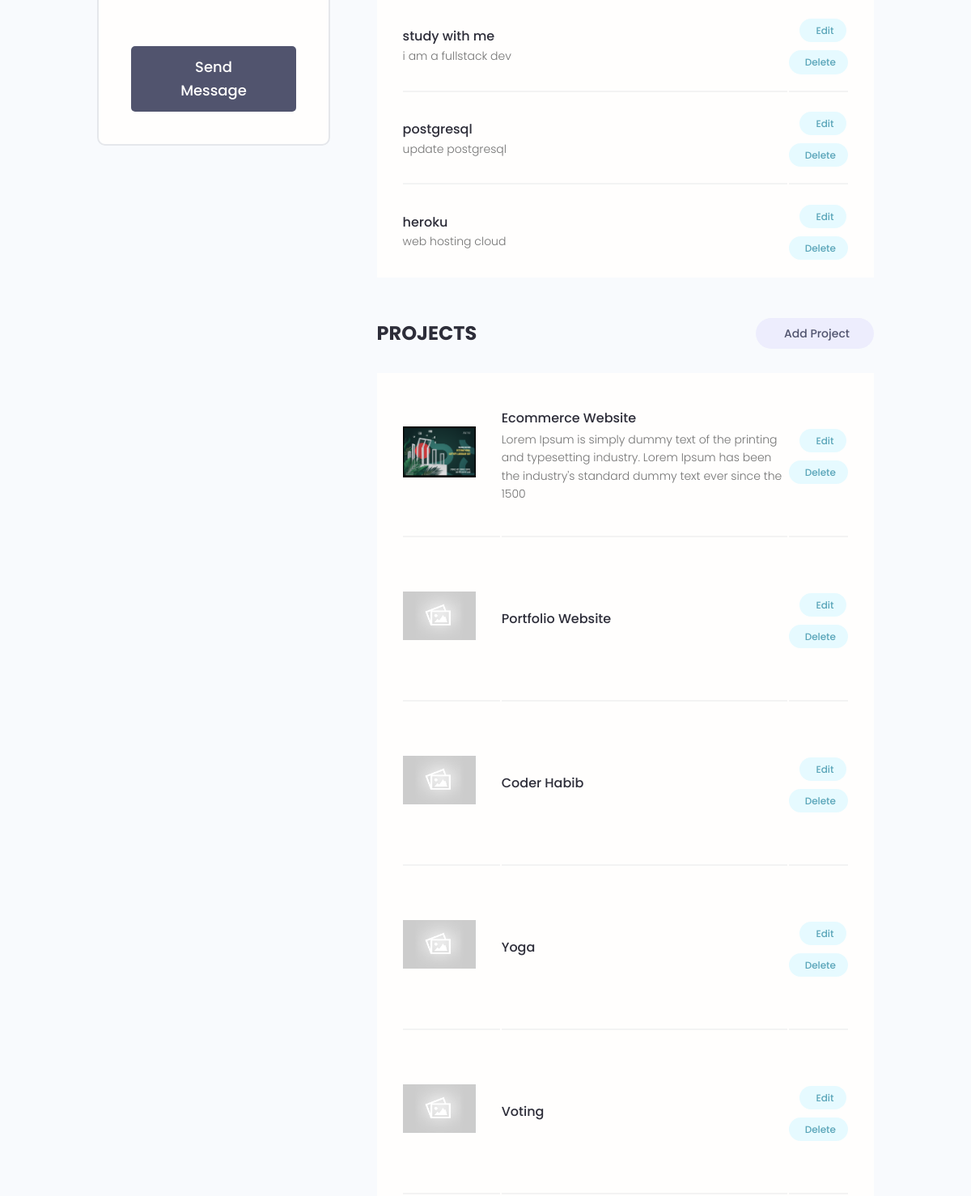
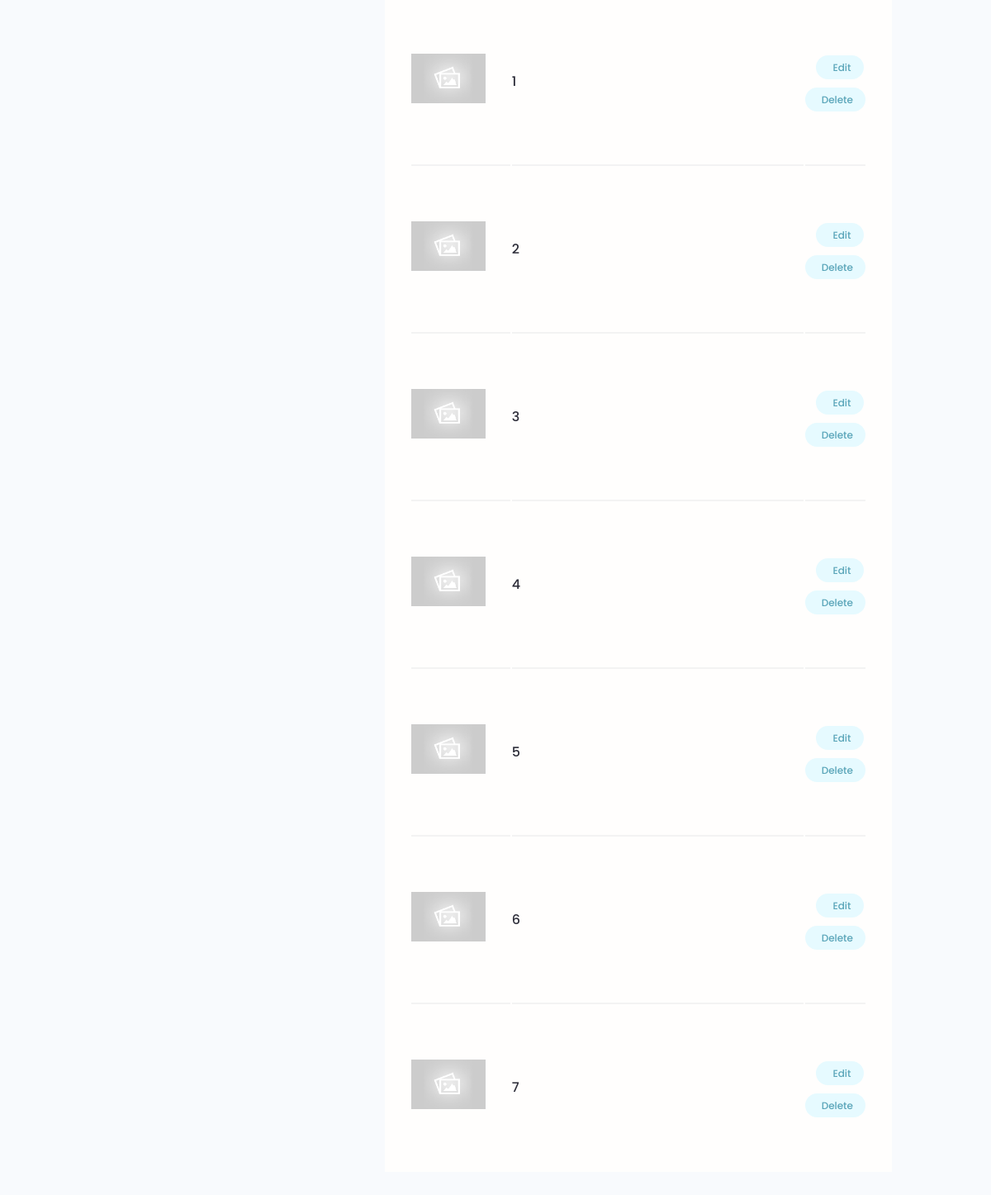
/account/ (signed in, lower part), run on an earlier commit of the app's database (2 pictures, top to bottom).
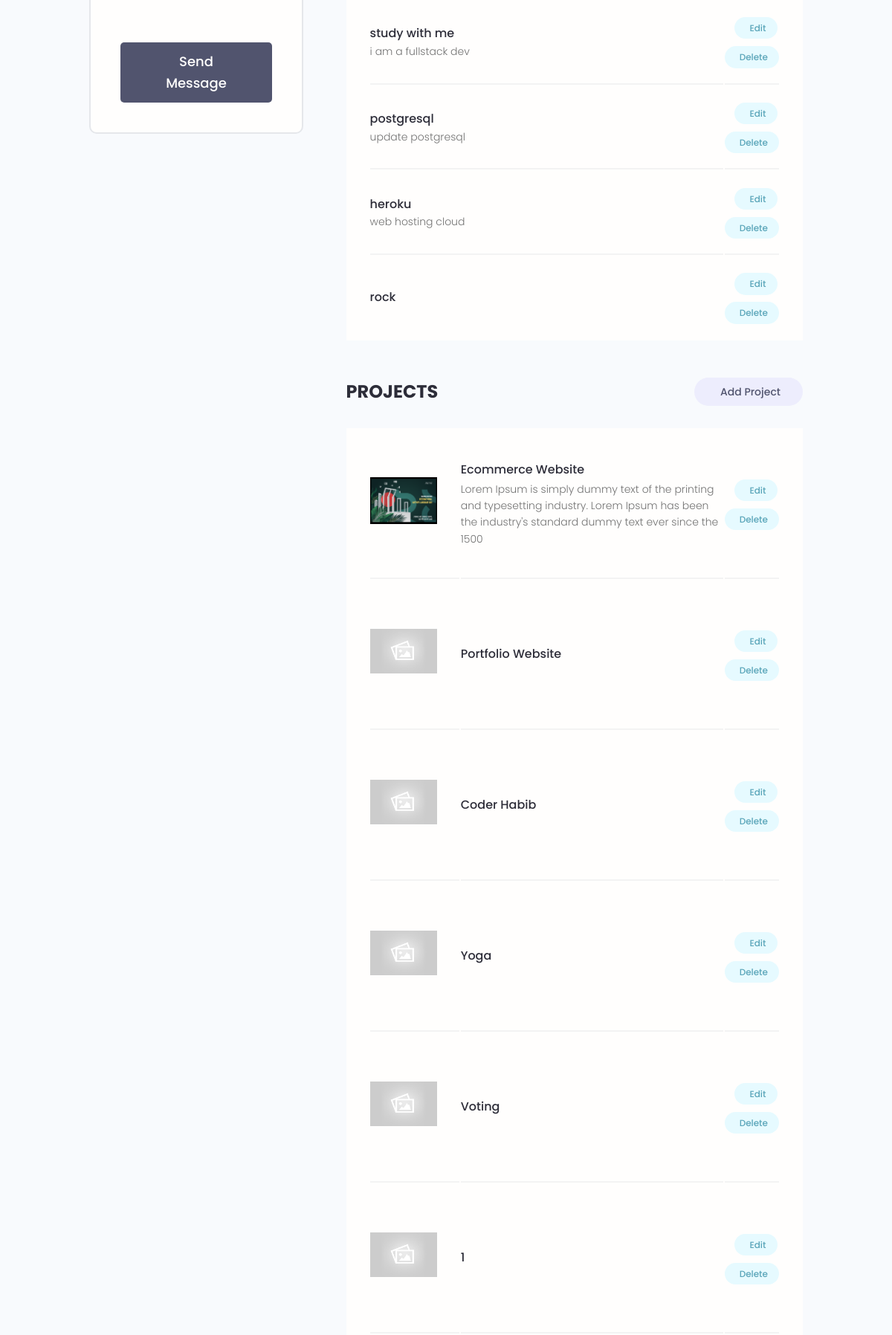
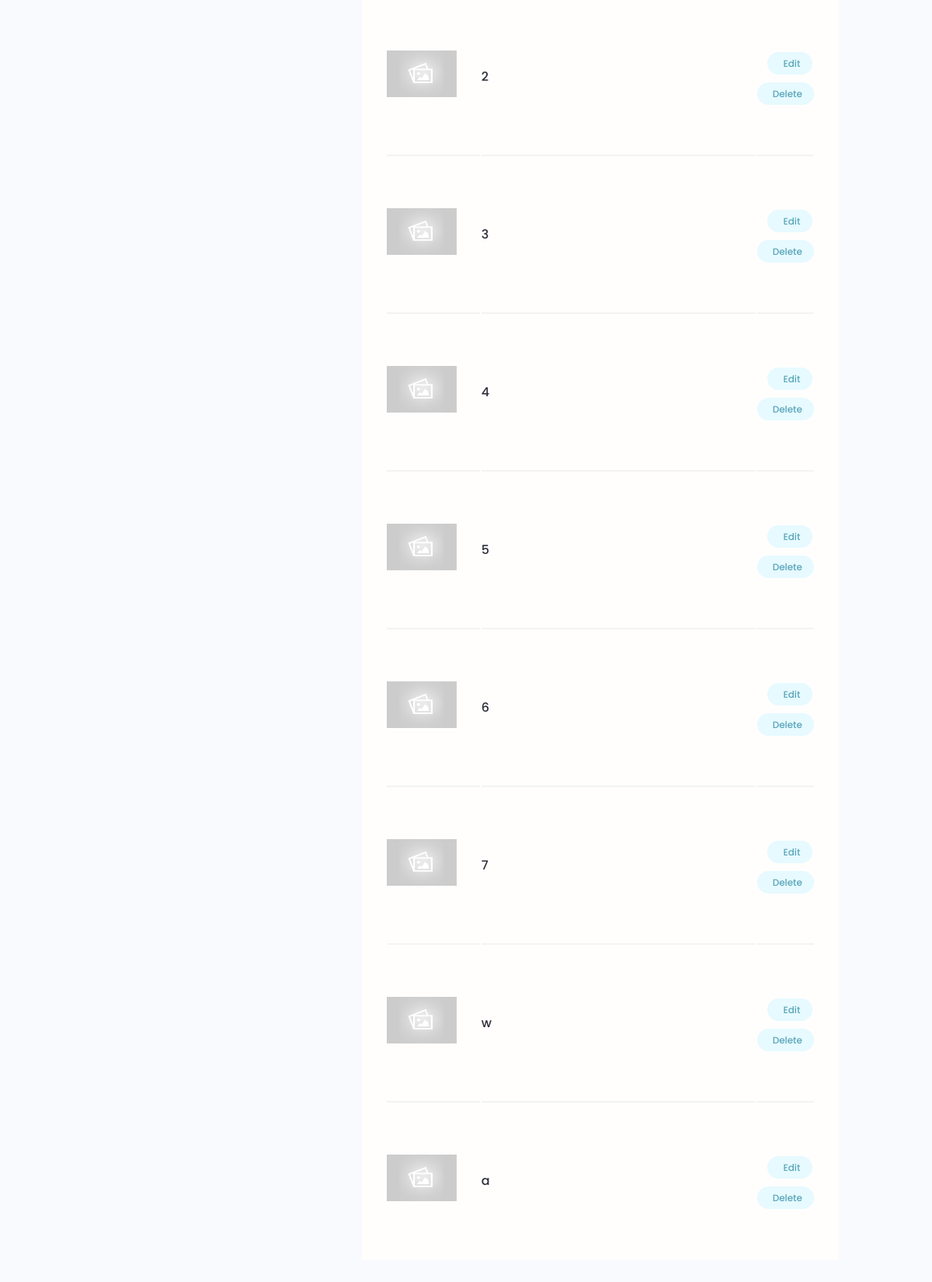
And on a later commit of the database (2 pictures, top to bottom).
### users/models.py (models this page shows, shortened)
class Skill(models.Model):
    owner = models.ForeignKey(Profile, on_delete=models.CASCADE, null=True, blank=True)
    name = models.CharField(max_length=200, blank=True, null=True)
    description = models.TextField(blank=True, null=True)
    created = models.DateField(auto_now_add=True)
    id = models.UUIDField(default=uuid.uuid4, unique=True, primary_key=True, editable=False)

### projects/models.py (models this page shows, shortened)
class Project(models.Model):
    owner = models.ForeignKey(Profile,null= True, on_delete=models.SET_NULL)
    title = models.CharField(max_length=200)
    description = models.TextField(null=True, blank=True)
    featured_image = models.ImageField(null=True, blank=True,default="default.jpg")
    demo_link = models.CharField(max_length=2000, null=True, blank=True)
    source_link = models.CharField(max_length=2000, null=True, blank=True)
    tags = models.ManyToManyField('Tag', blank=True)
    vote_total = models.IntegerField(default=0, null=True, blank=True)
    vote_ratio = models.IntegerField(default=0, null=True, blank=True)
    created = models.DateField(auto_now_add=True)
    id = models.UUIDField(default=uuid.uuid4, unique=True, primary_key=True, editable=False)
    class Meta:
        ordering = ['created']

### users/views.py (the view)
# urls.py: path('account/', views.userAccount, name='account'),
@login_required(login_url='login')
def userAccount(request):
    profile = request.user.profile
    skills = profile.skill_set.all()
    projects = profile.project_set.all()
    context = {'profile': profile, 'skills': skills, 'projects': projects}
    return render(request, 'users/account.html', context)

### users/templates/users/account.html (shortened to what this page needs)
{% extends 'main.html' %}
{% block content %}
  <main class="settingsPage profile my-md">
    <div class="container">
      <div class="layout">
        <div class="column column--1of3">
          <div class="card text-center">
            <div class="card__body dev">
              <ul class="dev__social">
              </ul>
              <a href="#" class="btn btn--sub btn--lg">Send Message </a>
            </div>
          </div>
        </div>
        <div class="column column--2of3">
          <table class="settings__table">
            {% for skill in skills%}
            <tr>
              <td class="settings__tableInfo">
                <h4>{{skill.name}}</h4>
                <p>{{skill.description}}</p>
              </td>
              <td class="settings__tableActions">
                <a class="tag tag--pill tag--main settings__btn" href="{% url 'update-skill' skill.id %}"> Edit</a>
                <a class="tag tag--pill tag--main settings__btn" href="{% url 'delete-skill' skill.id %}?next=/account/">
                  Delete</a>
              </td>
            </tr>
            {% endfor %}
          </table>
          <div class="settings">
            <h3 class="settings__title">Projects</h3>
            <a class="tag tag--pill tag--sub settings__btn tag--lg" href="{% url 'create-project' %}"> Add Project</a>
          </div>
          <table class="settings__table">
            {% for project in projects %}
            <tr>
              <td class="settings__thumbnail">
                <a href="{% url 'single-projects' project.id %}"><img src="{{project.featured_image.url}}" alt="Project Thumbnail" /></a>
              </td>
              <td class="settings__tableInfo">
                <a href="{% url 'single-projects' project.id %}">{{project.title}}</a>
                <p>{{project.description|slice:"150"}}</p>
              </td>
              <td class="settings__tableActions">
                <a class="tag tag--pill tag--main settings__btn" href="{% url 'update-project' project.id %}"> Edit</a>
                <a class="tag tag--pill tag--main settings__btn" href="{% url 'delete-project' project.id %}?next=/account/">
                  Delete</a>
              </td>
            </tr>
            {% endfor %}
          </table>
        </div>
      </div>
    </div>
  </main>
{% endblock content %}

What changed in the data, as far as the page shows it:
added Skill: name "rock"
added Project: featured_image (placeholder picture), title "w"
added Project: featured_image (placeholder picture), title "a"
